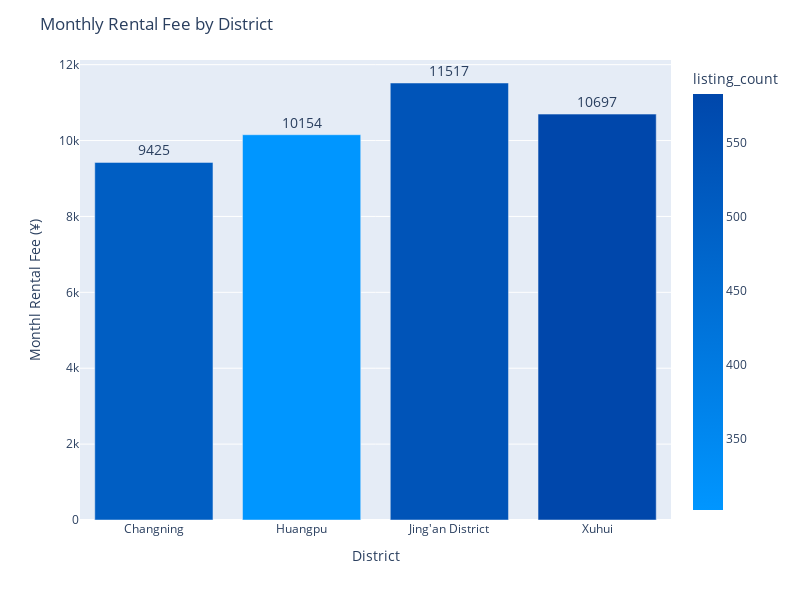

Notebook source saved alongside this figure:
### Code cell
fig = px.bar(district_stats,
             x="district",
             y="price",
             text='price',
             color = 'listing_count',
             color_continuous_scale=['#0096FF','#0047AB'])

fig.update_traces(textposition='outside',
                  texttemplate='%{text}',
                  #marker_color='#106e45',
                  textfont_size=14
                  )

fig.update_layout(title_text = 'Monthly Rental Fee by District',
                  yaxis_title = 'Monthl Rental Fee (¥)',
                  xaxis_title = 'District',
                  height = 600, width = 800)

fig.show()

### Figure 1 — Plotly figure (JSON) as saved in the notebook; plotly's stock layout.template omitted (floating-point values rounded to 4 significant figures)
{"data": [{"alignmentgroup": "True", "hoverlabel": {"namelength": 0}, "hovertemplate": "district=%{x}<br>price=%{text}<br>listing_count=%{marker.color}", "legendgroup": "", "marker": {"color": [502, 302, 538, 583], "coloraxis": "coloraxis"}, "name": "", "offsetgroup": "", "orientation": "v", "showlegend": false, "text": [9425, 10154, 11517, 10697], "textfont": {"size": 14}, "textposition": "outside", "texttemplate": "%{text}", "type": "bar", "x": ["Changning", "Huangpu", "Jing'an District", "Xuhui"], "xaxis": "x", "y": [9425, 10154, 11517, 10697], "yaxis": "y"}], "layout": {"barmode": "relative", "coloraxis": {"colorbar": {"title": {"text": "listing_count"}}, "colorscale": [[0, "#0096FF"], [1, "#0047AB"]]}, "height": 600, "legend": {"tracegroupgap": 0}, "margin": {"t": 60}, "title": {"text": "Monthly Rental Fee by District"}, "width": 800, "xaxis": {"anchor": "y", "domain": [0, 1], "title": {"text": "District"}}, "yaxis": {"anchor": "x", "domain": [0, 1], "title": {"text": "Monthl Rental Fee (¥)"}}}}
